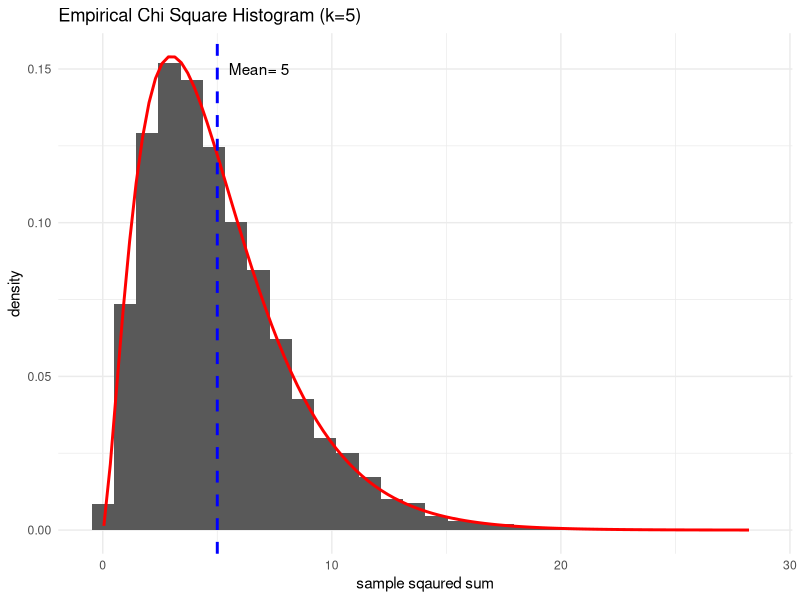

Recreate this plot in R.
## ---- chunk 1
knitr::opts_chunk$set(echo = F, message = F, include = T, warning=F)
## ---- chunk 2
#Please don't change or delete this chunk
set.seed(42)
## ---- chunk 3
nsims=function(){
  rand_samp=rnorm(5)
  
  return (sum(rand_samp**2))
  
}

## ---- chunk 4
library(purrr)
n=10000
library(ggplot2)
k=5
samp_results=map_dbl(1:n, ~ nsims())
samp_results_df=data.frame(results=samp_results)
theorectical=rchisq(n, k) # 5= deg of freedom = mean of chi sqaure distribution


ggplot(samp_results_df,aes(x=results))+
  geom_histogram(aes(y = after_stat(density)))+
  stat_function(fun = dchisq, args = list(df=5), color = "red", size = 1)+
  geom_vline(xintercept = 5, linetype = "dashed", color = "blue", size = 1)+
  annotate("text", x = 5.5, y = 0.15, label = paste("Mean=",k), angle = 0, hjust = 0)+
  labs(title='Empirical Chi Square Histogram (k=5)',x='sample sqaured sum')+
  theme_minimal()  


## ---- chunk 5
#Please don't change or delete this chunk
set.seed(121)
## ---- chunk 6

exp_sim=function(n_exp){
  lambda=0.5
  samp_results=numeric(0)
  for(i in 0:n_exp) {
    xi=sample(0:n_exp,1)
    exp_res=lambda*exp(-lambda*xi)
    samp_results[i]=exp_res
  }
  
  
  return(samp_results)
  
}


## ---- chunk 7

# Var(X)= E[X**2]-[E[X]]**2
n_exp=50000
x=exp_sim(n_exp)
lambda=0.5

hx=function(x){(x**2)*lambda*exp(-lambda*x)}
hx2=function(x){(x)*lambda*exp(-lambda*x)}
mean_sq_exp=integrate(hx,lower=0,upper=Inf)$value #E[X**2]
mean_exp=integrate(hx2,lower=0,upper=Inf)$value #E[X]

Var_exp=mean_sq_exp-(mean_exp)**2
Var_exp
## ---- chunk 8
n_exp = 100
exp_data=exp_sim(n_exp)
## ---- chunk 9
liklihood=function(lambda,sim_data=exp_data){
  sx=sum(sim_data)
  n=length(sim_data)
  
  #n*log(lambda)-(lambda*sx) # log liklihood estimator
  log(  (lambda**n)*exp(-lambda*sx)   )
  
}
start_lambda=0.5

newton <- function(f,tol=1E-12,x0=start_lambda,N=1000) {
h <- 0.001
i <- 1; x1 <- x0
p <- numeric(N)
while (i<=N) {
  print(paste(i,' iteration'))
df.dx <- (f(x0+h)-f(x0))/h
x1 <- (x0 - (f(x0)/df.dx))
p[i] <- x1
i <- i + 1
if (abs((x1-x0)/x0) < tol) break
x0 <- x1
}
return(p[i-1]) # mle estimate p[1:(i-1)]
}

newton(liklihood)





## ---- chunk 10
start_lambda=0.001
optim(start_lambda,fn=liklihood,sim_data=exp_data,control=list(fnscale=-1))

## ---- chunk 11
#Please don't change or delete this chunk
set.seed(123)
## ---- chunk 12


## ---- chunk 13


## ---- chunk 14


## ---- chunk 15
#Please don't change or delete this chunk
set.seed(100)
## ---- chunk 16


## ---- chunk 17


## ---- chunk 18
